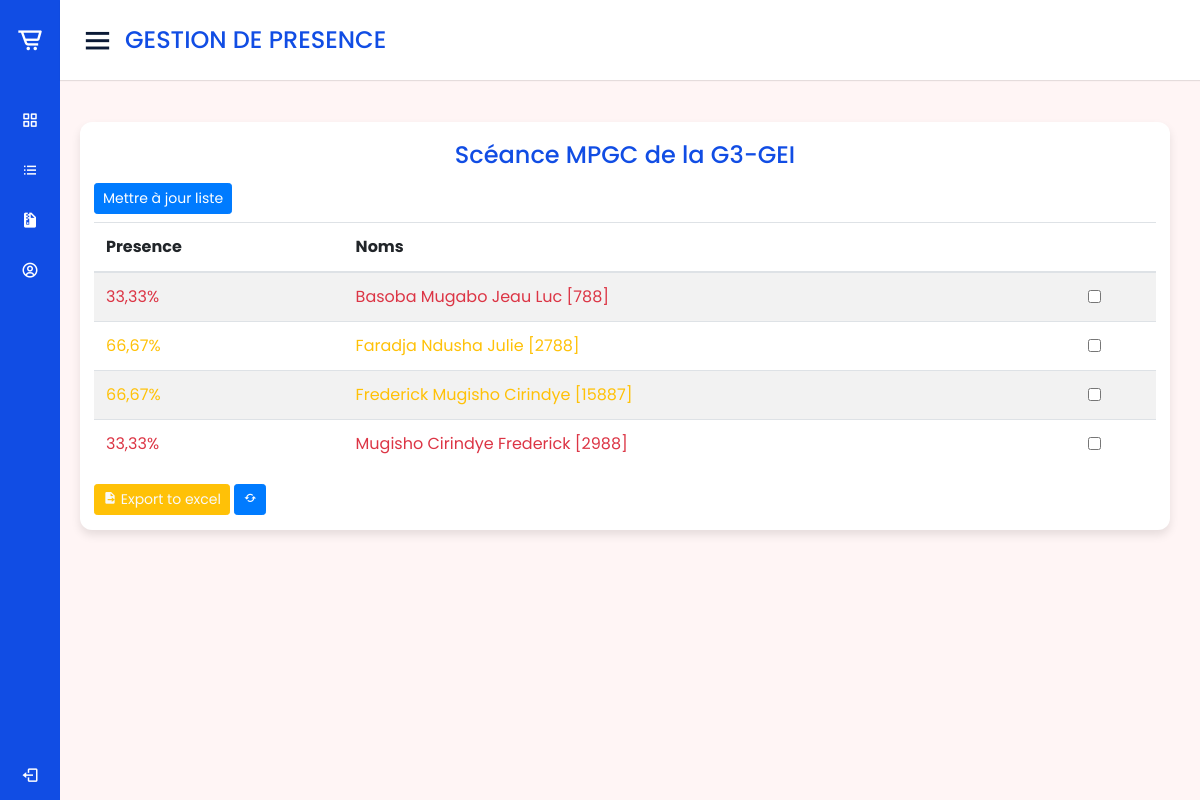
Page /open_sceance/3/ (signed in) on the committed database.
### gestion_presence/models.py (models this page shows, shortened)
class Sceance(models.Model):
    enseignant = models.ForeignKey(Enseignant, on_delete=models.CASCADE)
    promotion = models.CharField(max_length=30)
    cours = models.CharField(max_length=30)
    date_create = models.DateField(auto_now_add=True)
    def number_seance(self):
        number_seance = SceanceDay.objects.filter(sceance=self).count()
        return 1 if number_seance <= 0 else number_seance

class Participant(models.Model):
    matricule = models.IntegerField()
    nom = models.CharField(max_length=30)
    post_nom = models.CharField(max_length=30)
    pre_nom = models.CharField(max_length=30)
    genre = models.CharField(max_length=20, choices=sexe_choice, default='Masculin')
    presences = models.ManyToManyField(SceanceDay, blank=True, related_name='presences')
    sceance = models.ForeignKey(Sceance, on_delete=models.CASCADE)
    def pourcentage_presence(self):
        nb_sceance = self.sceance.number_seance()
        nb_participation = self.presences.count()
        pourcentage = round((nb_participation * 100) / nb_sceance, 2)
        return pourcentage
    def is_presente(self):
        sceance = SceanceDay.objects.filter(sceance=self.sceance)
        try:
            sceance_day = sceance.get(date_sceance=date.today())
            return bool(self.presences.filter(id=sceance_day.id))
        except Exception as e:
            return False

### gestion_presence/views.py (the view, shortened to what this page needs)
# urls.py: path('open_sceance/<int:id>/', vues.open_sceance, name='open_sceance'),
@login_required
def open_sceance(request, id):
    try:
        sceance = Sceance.objects.get(id=id)
        participants = Participant.objects.filter(sceance=sceance).order_by('nom', 'post_nom', 'pre_nom')
        context = {
            'sceance': sceance,
            'participants': participants,
        }
        return render(request, 'vues/open_sceance.html', context)
    except Exception as e:
        error_html = f"<html><body><h2>Error system: {e}</h2></body></html>"
        return HttpResponse(error_html)

### templates/vues/open_sceance.html (shortened to what this page needs)
{% extends 'layouts/base.html' %}
{% load static %}
{% block content %}
    {% if participants %}
    <div class="title normal-color text-center">Scéance {{sceance.cours}} de la {{sceance.promotion}}</div>
    <a href="#" class="btn btn-primary btn-sm mb-2" data-toggle="modal" data-target="#exampleModalCenter">Mettre à jour liste</a>
        <div class="table-responsive">
            <table class="table table-striped">
                <thead>
                  <tr>
                    <th scope="col">Presence</th>
                    <th scope="col">Noms</th>
                    <th scope="col"></th>
                  </tr>
                </thead>
                <tbody>
                    {% for participant in participants %}
                        {% if participant.pourcentage_presence >= 75 %}
                            <tr class="text-success">
                                <td>{{participant.pourcentage_presence}}%</td>
                                <td>{{participant.nom}} {{participant.post_nom}} {{participant.pre_nom}} [{{participant.matricule}}]</td>
                                <td>
                                    {% if participant.is_presente %}
                                        <p><input name={{ participant.id }} type="checkbox" checked class="form-check-input present"></p>
                                    {% else %}
                                        <p><input name={{ participant.id }} type="checkbox" class="form-check-input present"></p>
                                    {% endif %}
                                </td>
                            </tr>
                        {% elif participant.pourcentage_presence >= 50 %}
                            <tr class="text-warning">
                                <td>{{participant.pourcentage_presence}}%</td>
                                <td>{{participant.nom}} {{participant.post_nom}} {{participant.pre_nom}} [{{participant.matricule}}]</td>
                                <td>
                                    {% if participant.is_presente %}
                                        <p><input name={{ participant.id }} type="checkbox" checked class="form-check-input present"></p>
                                    {% else %}
                                        <p><input name={{ participant.id }} type="checkbox" class="form-check-input present"></p>
                                    {% endif %}
                                </td>
                            </tr>
                        {% else %}
                            <tr class="text-danger">
                                <td>{{participant.pourcentage_presence}}%</td>
                                <td>{{participant.nom}} {{participant.post_nom}} {{participant.pre_nom}} [{{participant.matricule}}]</td>
                                <td>
                                    {% if participant.is_presente %}
                                        <p><input name={{ participant.id }} type="checkbox" checked class="form-check-input present"></p>
                                    {% else %}
                                        <p><input name={{ participant.id }} type="checkbox" class="form-check-input present"></p>
                                    {% endif %}
                                </td>
                            </tr>
                        {% endif %}
                    {% endfor %}
                </tbody>
            </table>
            <a href="{% url 'presence:export_data_to_excel' sceance.id %}" target="_blank" class="btn btn-warning text-light btn-sm"><i class='bx bxs-file-export' ></i> Export to excel</a>
            <a href="{% url 'presence:open_sceance' sceance.id %}" class="btn btn-primary btn-sm"><i class='bx bx-refresh'></i></a>
        </div>
    {% endif %}
{% endblock content %}

### static/css/style.css (style rules this page uses)
* { margin: 0; padding: 0; box-sizing: border-box; font-family: 'Poppins', sans-serif; }
.normal-color { color: #114de4; }
.sales-boxes .title { font-size: 24px; font-weight: 500; margin-bottom: 10px; }

### rows in the picture
Sceance: cours "MPGC", promotion "G3-GEI"
Participant: pourcentage_presence "33,33", nom "Basoba", post_nom "Mugabo", pre_nom "Jeau Luc", matricule "788"
Participant: pourcentage_presence "66,67", nom "Faradja", post_nom "Ndusha", pre_nom "Julie", matricule "2788"
Participant: pourcentage_presence "66,67", nom "Frederick", post_nom "Mugisho", pre_nom "Cirindye", matricule "15887"
Participant: pourcentage_presence "33,33", nom "Mugisho", post_nom "Cirindye", pre_nom "Frederick", matricule "2988"
